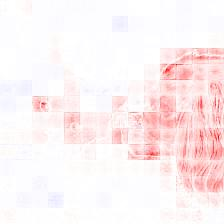
#> input picture no_grad_detach/vitb16/vit_heatmap_gamma.jpg, 224 x 224 px, found by its file name
$ python image_noise.py
#> lines starting #> are read from the running program, lines starting #| are printed output that depends on the picture; long printed decimals are rounded
import cv2
import numpy as np
import pdb
from PIL import Image
from skimage.metrics import structural_similarity


def calculate_noise_metrics(ref_img_path, img_path):
    # Load the image
#> called with ref_img_path = 'vit_heatmap_gamma.jpg', img_path = 'vit_heatmap_no_hook.png'
    ref_image = cv2.imread(ref_img_path)
#> ref_image is the input picture: shape (224, 224, 3); mean B, G, R 241.5, 240.5, 252.2

    # Convert the image to grayscale
    gray_image = cv2.cvtColor(ref_image, cv2.COLOR_BGR2GRAY)
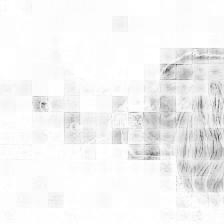
#> gray_image: shape (224, 224); min 71, max 255, mean 244.1

    # Apply Gaussian blur to the grayscale image
    image = cv2.imread(img_path)
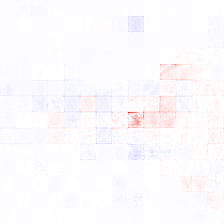
#> input picture no_grad_detach/vitl16/vit_heatmap_no_hook.png, 224 x 224 px, found by its file name
#> image is the input picture: shape (224, 224, 3); mean B, G, R 253.3, 250.6, 252.4
    image = cv2.cvtColor(image, cv2.COLOR_BGR2GRAY)
#> image: shape (224, 224)

    # Calculate the noise by subtracting the blurred image from the original grayscale image
    noise = gray_image - image
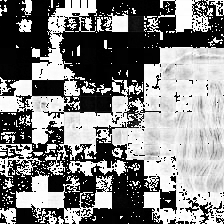
#> noise: shape (224, 224); min 0, max 255, mean 129

    # Normalize the noise to the range [0, 255] for visualization
    noise_normalized = cv2.normalize(image, None, 0, 255, cv2.NORM_MINMAX)
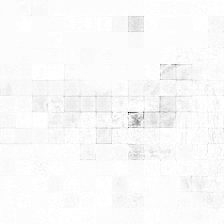
#> noise_normalized: shape (224, 224); min 0, max 255, mean 249.6

    # Convert the noise to a PIL image
    noise_image = Image.fromarray(noise_normalized.astype(np.uint8))
    # Optionally, save the noise image
    noise_image.save('noise.png')


    # Calculate the mean and standard deviation of the noise
    mean_noise = np.mean(noise)
#> mean_noise = 129
    std_noise = np.std(noise)
#> std_noise = 120.1

    (score, diff) = structural_similarity(gray_image, image, full=True)
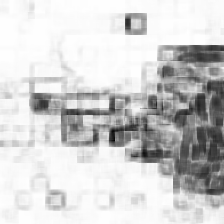
#> diff: shape (224, 224) float64; min -0.229, max 1, mean 0.773; drawn with min black and max white
#> score = 0.769
    print("Image similarity", score)
#| Image similarity 0.7691

    return mean_noise, std_noise

ref_img_path = "vit_heatmap_gamma.jpg"
img_path = "vit_heatmap_no_hook.png"
mean_noise,std_noise = calculate_noise_metrics(ref_img_path,img_path)
#> mean_noise = 129; std_noise = 120.1
print(f"mean_noise: {mean_noise}, std_noise: {std_noise}")
#| mean_noise: 129.021, std_noise: 120.144
